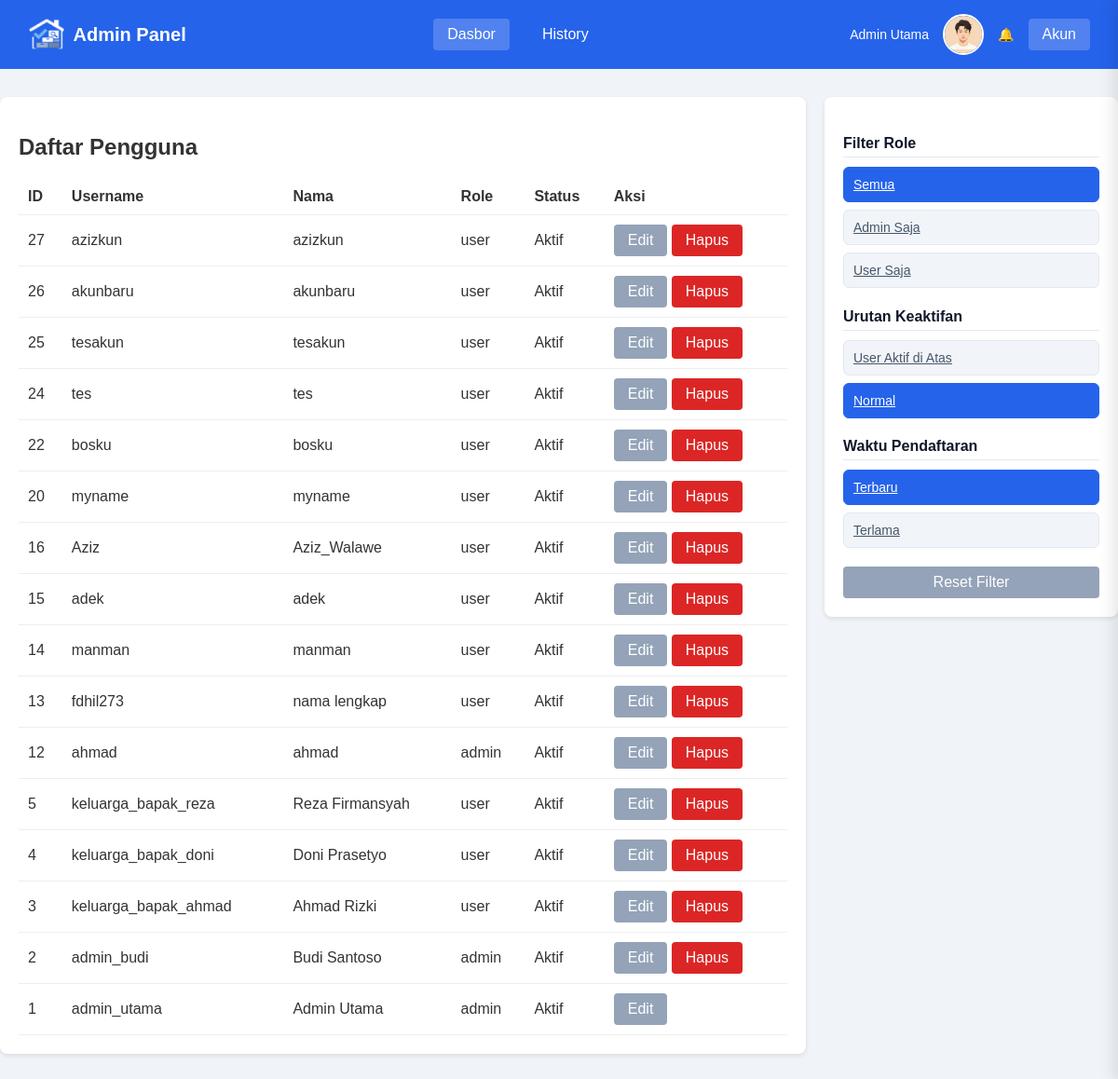
Page /admin/dashboard.php (signed in) on the committed database.
### tables this page shows
CREATE TABLE `users` (
  `id` int NOT NULL AUTO_INCREMENT,
  `username` varchar(50) NOT NULL,
  `password` varchar(255) NOT NULL,
  `nama_lengkap` varchar(100) NOT NULL,
  `nama_rumah_tangga` varchar(100) NOT NULL,
  `role` enum('admin','user') DEFAULT 'user',
  `status_aktif` tinyint(1) DEFAULT '1',
  `created_at` timestamp NULL DEFAULT CURRENT_TIMESTAMP,
  `foto_profil` varchar(255) DEFAULT 'default.png',
  PRIMARY KEY (`id`),
  UNIQUE KEY `username` (`username`)
);

### admin/dashboard.php (the view, shortened to what this page needs)
<?php
include_once '../includes/notifications.php';
include_once '../includes/account_drawer.php';
$uid = $_SESSION['user_id'];
$filter_role = $_GET['role'] ?? 'all';
$sort_active = $_GET['sort_active'] ?? 'off';
$sort_time = $_GET['sort_time'] ?? 'newest';
$query = "SELECT * FROM users WHERE 1";
$order_clauses = [];
if ($sort_time == 'oldest') {
    $order_clauses[] = "id ASC";
} else {
    $order_clauses[] = "id DESC";
}
if (!empty($order_clauses)) {
    $query .= " ORDER BY " . implode(", ", $order_clauses);
}
$users = mysqli_query($conn, $query);
?>
<!DOCTYPE html>
<html>
<head>
    <link rel="stylesheet" href="../assets/css/style.css">
</head>
<body>
    <div class="navbar navbar-dashboard">
        <div class="navbar-brand">
            <img src="../assets/image/logo.png" alt="Logo" class="logo-img">
            <a href='dashboard.php'>Admin Panel</a>
        </div>
        <div class="navbar-menu">
            <a href="dashboard.php" class="active">Dasbor</a>
            <a href="history.php">History</a>
        </div>
        <div class="navbar-user">
            <span><?= $_SESSION['nama']; ?></span>
            <img src="../assets/image/users/<?= $_SESSION['foto'] ?? 'default.png'; ?>" class="profile-pic">
            <?php renderNotifications($conn, $_SESSION['user_id'] ?? null, $_SESSION['member_id'] ?? null, $_SESSION['role']); ?>
            <a href="javascript:void(0)" onclick="openAccountDrawer()">Akun</a>
        </div>
    </div>
    <div class="container-wide">
        <div class="admin-main-content">
            <h2>Daftar Pengguna</h2>
            <table>
                <tr>
                    <th>ID</th>
                    <th>Username</th>
                    <th>Nama</th>
                    <th>Role</th>
                    <th>Status</th>
                    <th>Aksi</th>
                </tr>
                <?php while ($row = mysqli_fetch_assoc($users)): ?>
                    <tr>
                        <td><?= $row['id']; ?></td>
                        <td><?= $row['username']; ?></td>
                        <td><?= $row['nama_lengkap']; ?></td>
                        <td><?= $row['role']; ?></td>
                        <td><?= $row['status_aktif'] ? 'Aktif' : 'Nonaktif'; ?></td>
                        <td>
                            <a href="?edit_user=<?= $row['id']; ?>&role=<?= $filter_role ?>&sort_active=<?= $sort_active ?>&sort_time=<?= $sort_time ?>" class="btn btn-secondary">Edit</a>
                            <?php if ($row['id'] != $uid) echo "<a href='?hapus=" . $row['id'] . "' class='btn btn-danger' >Hapus</a>"; ?>
                        </td>
                    </tr>
                <?php endwhile; ?>
            </table>
        </div>
        <div class="admin-sidebar">
            <div class="filter-group">
                <h4>Filter Role</h4>
                <div class="filter-btn-group">
                    <a href="?role=all&sort_active=<?= $sort_active ?>&sort_time=<?= $sort_time ?>" class="btn-filter <?= $filter_role == 'all' ? 'active' : '' ?>">Semua</a>
                    <a href="?role=admin&sort_active=<?= $sort_active ?>&sort_time=<?= $sort_time ?>" class="btn-filter <?= $filter_role == 'admin' ? 'active' : '' ?>">Admin Saja</a>
                    <a href="?role=user&sort_active=<?= $sort_active ?>&sort_time=<?= $sort_time ?>" class="btn-filter <?= $filter_role == 'user' ? 'active' : '' ?>">User Saja</a>
                </div>
            </div>
            <div class="filter-group">
                <h4>Urutan Keaktifan</h4>
                <div class="filter-btn-group">
                    <a href="?role=<?= $filter_role ?>&sort_active=on&sort_time=<?= $sort_time ?>" class="btn-filter <?= $sort_active == 'on' ? 'active' : '' ?>">User Aktif di Atas</a>
                    <a href="?role=<?= $filter_role ?>&sort_active=off&sort_time=<?= $sort_time ?>" class="btn-filter <?= $sort_active == 'off' ? 'active' : '' ?>">Normal</a>
                </div>
            </div>
            <div class="filter-group">
                <h4>Waktu Pendaftaran</h4>
                <div class="filter-btn-group">
                    <a href="?role=<?= $filter_role ?>&sort_active=<?= $sort_active ?>&sort_time=newest" class="btn-filter <?= $sort_time == 'newest' ? 'active' : '' ?>">Terbaru</a>
                    <a href="?role=<?= $filter_role ?>&sort_active=<?= $sort_active ?>&sort_time=oldest" class="btn-filter <?= $sort_time == 'oldest' ? 'active' : '' ?>">Terlama</a>
                </div>
            </div>
            <a href="dashboard.php" class="btn btn-secondary w-100 text-center">Reset Filter</a>
        </div>
    </div>
</body>
</html>

### includes/notifications.php (shortened to what this page needs)
<?php
function renderNotifications($conn, $uid, $mid, $role) {
    ?>
    <div class="notif-wrapper" id="notif-bell-trigger">
        <span class="notif-bell">🔔</span>
    </div>
    <?php
}
?>

### assets/css/style.css (style rules this page uses)
body { font-family: sans-serif; background: #f0f4f8; margin: 0; color: #333; }
.navbar { background: #2563eb; padding: 15px 30px; display: flex; align-items: center; justify-content: space-between; color: white; position: sticky; top: 0; z-index: 1000; transition: all 0.3s ease; }
.navbar-brand { display: flex; align-items: center; gap: 10px; font-size: 20px; font-weight: bold; }
.navbar-brand a { color: white; text-decoration: none; }
.logo-img { height: 35px !important; width: auto !important; object-fit: contain; }
.navbar-menu { display: flex; gap: 20px; align-items: center; }
.navbar-menu a { color: white; text-decoration: none; padding: 8px 15px; border-radius: 4px; transition: background 0.3s; }
.navbar-menu a:hover, .navbar-menu a.active { background: rgba(255, 255, 255, 0.2); }
.navbar-user { display: flex; align-items: center; gap: 15px; }
.navbar-user span { font-size: 14px; }
.navbar-user a { color: white; text-decoration: none; background: rgba(255, 255, 255, 0.2); padding: 8px 15px; border-radius: 4px; }
.profile-pic { width: 40px; height: 40px; border-radius: 50%; object-fit: cover; border: 2px solid white; }
.btn { padding: 8px 15px; border: none; cursor: pointer; border-radius: 4px; text-decoration: none; display: inline-block; box-sizing: border-box; }
.btn-danger { background: #dc2626; color: white; }
.btn-secondary { background: #94a3b8; color: white; }
table { width: 100%; border-collapse: collapse; margin-top: 15px; }
th, td { padding: 10px; border-bottom: 1px solid #eee; text-align: left; }
.text-center { text-align: center; }
.w-100 { width: 100%; display: block; }
.container-wide { max-width: 1200px; margin: 30px auto; display: flex; gap: 20px; align-items: flex-start; }
.admin-main-content { flex: 3; background: white; padding: 20px; border-radius: 8px; box-shadow: 0 2px 5px rgba(0, 0, 0, 0.1); }
.admin-sidebar { flex: 1; background: white; padding: 20px; border-radius: 8px; box-shadow: 0 2px 5px rgba(0, 0, 0, 0.1); position: sticky; top: 20px; }
.filter-group { margin-bottom: 20px; }
.filter-group h4 { margin-bottom: 10px; font-size: 16px; color: #0f172a; border-bottom: 1px solid #e2e8f0; padding-bottom: 5px; }
.filter-btn-group { display: flex; flex-direction: column; gap: 8px; }
.btn-filter { text-align: left; background: #f1f5f9; color: #475569; border: 1px solid #e2e8f0; padding: 10px; border-radius: 6px; font-size: 14px; transition: all 0.2s; }
.btn-filter.active { background: #2563eb; color: white; border-color: #2563eb; }
.notif-wrapper { position: relative; cursor: pointer; display: flex; align-items: center; }
.notif-bell { font-size: 22px; color: white; }

### rows in the picture
users: id "27", username "azizkun", nama_lengkap "azizkun", role "user", status_aktif "Aktif"
users: id "26", username "akunbaru", nama_lengkap "akunbaru", role "user", status_aktif "Aktif"
users: id "25", username "tesakun", nama_lengkap "tesakun", role "user", status_aktif "Aktif"
users: id "24", username "tes", nama_lengkap "tes", role "user", status_aktif "Aktif"
users: id "22", username "bosku", nama_lengkap "bosku", role "user", status_aktif "Aktif"
users: id "20", username "myname", nama_lengkap "myname", role "user", status_aktif "Aktif"
users: id "16", username "Aziz", nama_lengkap "Aziz_Walawe", role "user", status_aktif "Aktif"
users: id "15", username "adek", nama_lengkap "adek", role "user", status_aktif "Aktif"
users: id "14", username "manman", nama_lengkap "manman", role "user", status_aktif "Aktif"
users: id "13", username "fdhil273", nama_lengkap "nama lengkap", role "user", status_aktif "Aktif"
users: id "12", username "ahmad", nama_lengkap "ahmad", role "admin", status_aktif "Aktif"
users: id "5", username "keluarga_bapak_reza", nama_lengkap "Reza Firmansyah", role "user", status_aktif "Aktif"
users: id "4", username "keluarga_bapak_doni", nama_lengkap "Doni Prasetyo", role "user", status_aktif "Aktif"
users: id "3", username "keluarga_bapak_ahmad", nama_lengkap "Ahmad Rizki", role "user", status_aktif "Aktif"
users: id "2", username "admin_budi", nama_lengkap "Budi Santoso", role "admin", status_aktif "Aktif"
users: id "1", username "admin_utama", nama_lengkap "Admin Utama", role "admin", status_aktif "Aktif"

### other values in the picture
$_SESSION['nama'] "Admin Utama"
